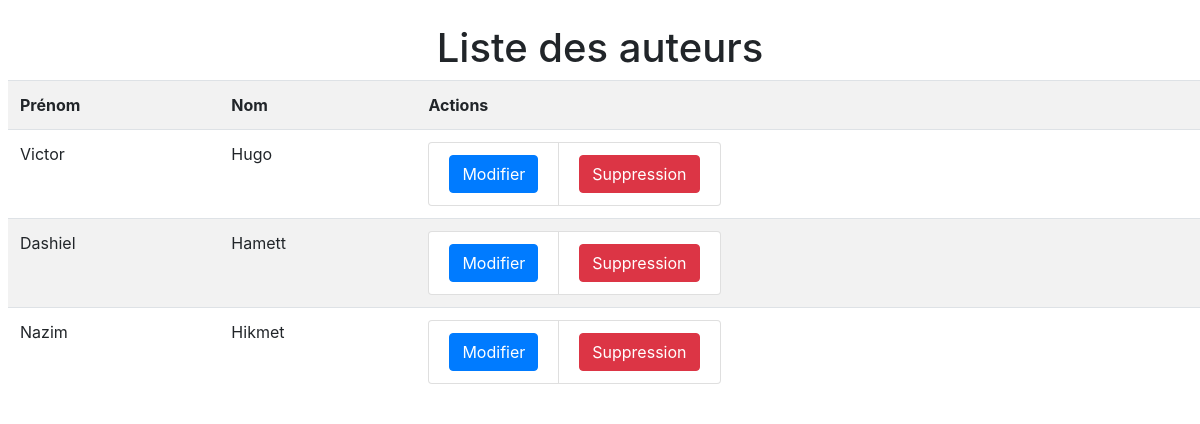
Screenshot of /php/affichage-auteurs.php with the database file from the repository.
### tables this page shows
CREATE TABLE auteurs(
    id SMALLINT UNSIGNED AUTO_INCREMENT,
    nom_auteur VARCHAR(50) NOT NULL,
    prenom_auteur VARCHAR(50),
    PRIMARY KEY (id)
);

### php/affichage-auteurs.php (the view, shortened to what this page needs)
<?php
try {
    $pdo = require("connexion.php");
    $sql = "SELECT * FROM auteurs";
    $query = $pdo->query($sql);
    $authorList = $query->fetchAll(PDO::FETCH_ASSOC);
} catch (PDOException $ex) {
    echo $ex->getMessage();
}
?>
<!DOCTYPE html>
<html lang="fr">
<head>
    <link rel="stylesheet" href="https://stackpath.bootstrapcdn.com/bootstrap/4.5.2/css/bootstrap.min.css">
</head>
<body>
    <h1 class="text-center mt-4 mb-2">Liste des auteurs</h1>
    <table class="table table-striped ml-2 mr-2">
        <tr>
            <th>Prénom</th>
            <th>Nom</th>
            <th>Actions</th>
        </tr>
        <?php foreach ($authorList as $author) : ?>
            <tr>
                <td><?= $author["prenom_auteur"] ?></td>
                <td><?= $author["nom_auteur"] ?></td>
                <td>
                    <ul class="list-group list-group-horizontal">
                        <li class="list-group-item">
                            <a href="/modifier-auteur.php?id=<?= $author["id"] ?>" class="btn btn-primary">
                                Modifier
                            </a>
                        </li>
                        <li class="list-group-item">
                            <a href="/modifier-auteur.php?id=<?= $author["id"] ?>" class="btn btn-danger">
                                Suppression
                            </a>
                        </li>
                    </ul>
                </td>
            </tr>
        <?php endforeach ?>
    </table>
</body>
</html>

### rows the page displays
auteurs: prenom_auteur "Victor", nom_auteur "Hugo"
auteurs: prenom_auteur "Dashiel", nom_auteur "Hamett"
auteurs: prenom_auteur "Nazim", nom_auteur "Hikmet"
